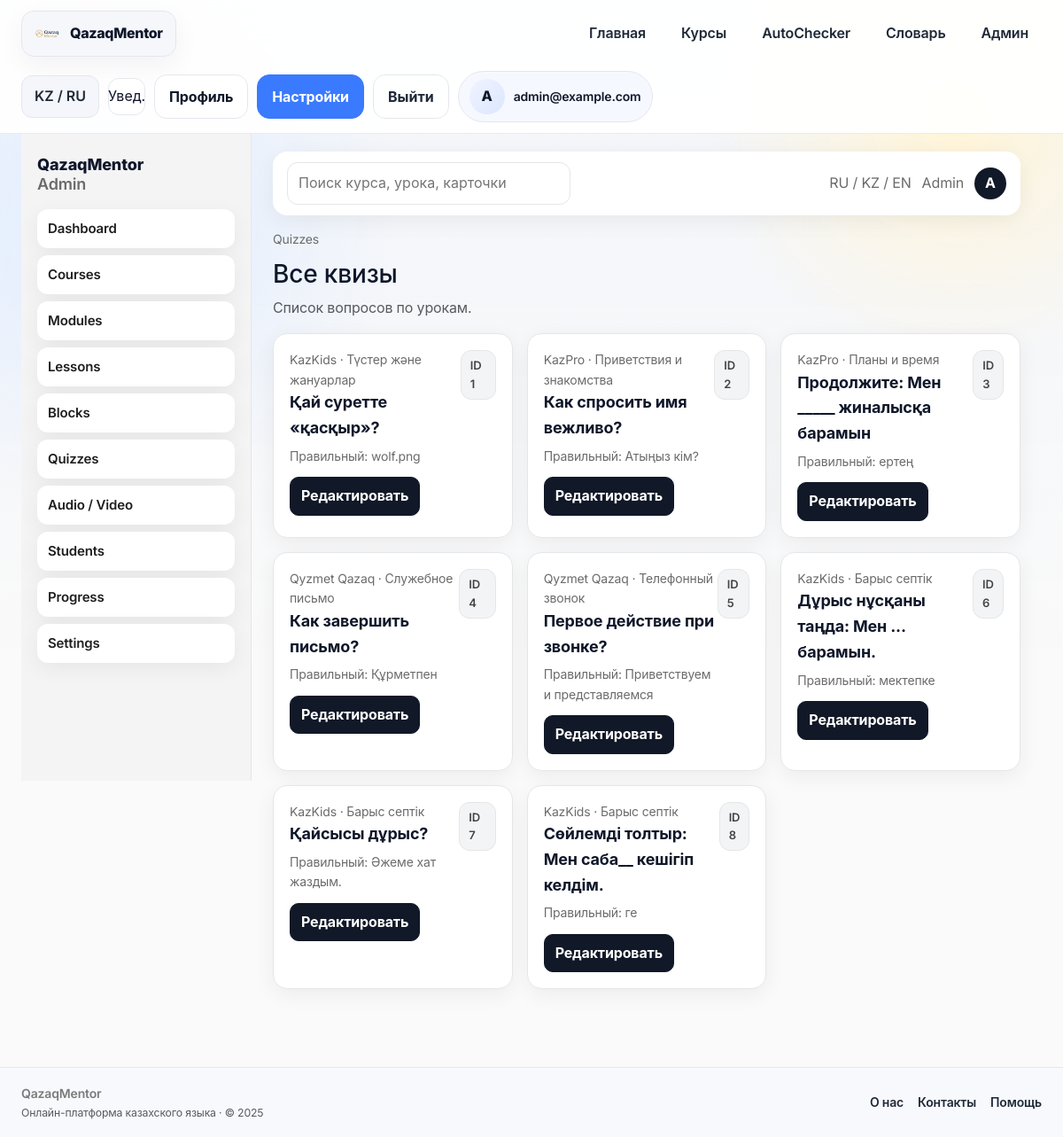
/admin/quizzes (signed in), run on the app's committed database.
### app/models/__init__.py (models this page shows, shortened)
class User(Base):
    __tablename__ = "users"
    __allow_unmapped__ = True
    id = Column(Integer, primary_key=True, index=True)
    email = Column(String, unique=True, index=True, nullable=False)
    hashed_password = Column(String, nullable=False)
    age = Column(Integer, nullable=False)
    target = Column(String, nullable=False)  # school / general / business
    daily_minutes = Column(Integer, nullable=False, default=10)
    level = Column(String, nullable=True)
    role = Column(String, nullable=False, default="user")
    created_at = Column(DateTime, server_default=func.now(), nullable=False)
    placements: List["PlacementTestResult"] = relationship(
        "PlacementTestResult", back_populates="user", cascade="all, delete-orphan"
    )
    progresses: List["UserProgress"] = relationship(
        "UserProgress", back_populates="user", cascade="all, delete-orphan"
    )

class Quiz(Base):
    __tablename__ = "quizzes"
    __allow_unmapped__ = True
    id = Column(Integer, primary_key=True, index=True)
    lesson_id = Column(Integer, ForeignKey("lessons.id"), nullable=False)
    question = Column(Text, nullable=False)
    options = Column(JSON, nullable=False)
    correct_option = Column(Integer, nullable=False)
    explanation = Column(Text, nullable=True)
    age_group = Column(String, nullable=True)
    order = Column(Integer, nullable=False, default=1)
    lesson: "Lesson" = relationship("Lesson", back_populates="quizzes")

class Course(Base):
    __tablename__ = "courses"
    __allow_unmapped__ = True
    id = Column(Integer, primary_key=True, index=True)
    slug = Column(String, unique=True, nullable=False)
    name = Column(String, nullable=False)
    description = Column(Text, nullable=False)
    audience = Column(String, nullable=False)  # kids / adult / gov
    modules: List["Module"] = relationship(
        "Module", back_populates="course", cascade="all, delete-orphan", order_by="Module.order"
    )

class Lesson(Base):
    __tablename__ = "lessons"
    __allow_unmapped__ = True
    id = Column(Integer, primary_key=True, index=True)
    module_id = Column(Integer, ForeignKey("modules.id"), nullable=False)
    title = Column(String, nullable=False)
    description = Column(Text, nullable=True)
    lesson_type = Column(String, nullable=True)
    estimated_time = Column(Integer, nullable=True)
    difficulty = Column(String, nullable=True)
    age_group = Column(String, nullable=True)  # kids / adult / gov
    order = Column(Integer, nullable=False, default=1)
    module: "Module" = relationship("Module", back_populates="lessons")
    blocks: List["LessonBlock"] = relationship(
        "LessonBlock", back_populates="lesson", cascade="all, delete-orphan", order_by="LessonBlock.order"
    )
    flashcards: List["Flashcard"] = relationship(
        "Flashcard", back_populates="lesson", cascade="all, delete-orphan"
    )
    quizzes: List["Quiz"] = relationship(
        "Quiz", back_populates="lesson", cascade="all, delete-orphan"
    )

### app/routers/admin.py (the view)
@router.get("/quizzes")
async def quizzes_all(request: Request, db: Session = Depends(get_db)):
    quizzes = (
        db.query(models.Quiz)
        .options(selectinload(models.Quiz.lesson).selectinload(models.Lesson.module).selectinload(models.Module.course))
        .order_by(models.Quiz.lesson_id, models.Quiz.order)
        .all()
    )
    return render_template(request, "admin/quizzes_all.html", {"quizzes": quizzes})

### app/templates/admin/quizzes_all.html
{% extends "admin/admin_base.html" %}
{% block admin_content %}
<div class="admin-breadcrumbs">Quizzes</div>
<h3 class="mb-2">Все квизы</h3>
<p class="text-muted mb-3">Список вопросов по урокам.</p>
<div class="admin-grid">
    {% for quiz in quizzes %}
    <div class="admin-card">
        <div class="d-flex justify-content-between align-items-start">
            <div>
                <div class="admin-card__meta">{{ quiz.lesson.module.course.name if quiz.lesson and quiz.lesson.module and quiz.lesson.module.course else "Course" }} · {{ quiz.lesson.title if quiz.lesson else "Lesson" }}</div>
                <div class="admin-card__title">{{ quiz.question|truncate(120) }}</div>
                <div class="admin-card__meta">Правильный: {{ quiz.options[quiz.correct_option] if quiz.options and quiz.correct_option < quiz.options|length else '' }}</div>
            </div>
            <span class="badge-pill">ID {{ quiz.id }}</span>
        </div>
        <div class="admin-actions">
            <a class="admin-btn primary" href="/admin/quiz/{{ quiz.id }}/edit">Редактировать</a>
        </div>
    </div>
    {% else %}
    <div class="text-muted">Квизов нет.</div>
    {% endfor %}
</div>
{% endblock %}

### app/templates/admin/admin_base.html
{% extends "base.html" %}
{% block content %}
<link rel="stylesheet" href="{{ url_for('static', path='css/admin.css') }}?v=1">
<div class="admin-layout">
    <aside class="admin-sidebar">
        <div class="admin-sidebar__brand">QazaqMentor<br><span>Admin</span></div>
        <nav class="admin-nav">
            <a href="/admin" class="admin-nav__item">Dashboard</a>
            <a href="/admin/courses" class="admin-nav__item">Courses</a>
            <a href="/admin/modules" class="admin-nav__item">Modules</a>
            <a href="/admin/lessons" class="admin-nav__item">Lessons</a>
            <a href="/admin/blocks" class="admin-nav__item">Blocks</a>
            <a href="/admin/quizzes" class="admin-nav__item">Quizzes</a>
            <a href="/admin/media" class="admin-nav__item">Audio / Video</a>
            <a href="/admin/students" class="admin-nav__item">Students</a>
            <a href="/admin/progress" class="admin-nav__item">Progress</a>
            <a href="/admin/settings" class="admin-nav__item">Settings</a>
        </nav>
    </aside>
    <div class="admin-main">
        <div class="admin-topbar">
            <form class="admin-search" action="/admin/search" method="get">
                <input type="search" name="q" placeholder="Поиск курса, урока, карточки" />
            </form>
            <div class="admin-topbar__actions">
                <div class="admin-lang">RU / KZ / EN</div>
                <div class="admin-role">Admin</div>
                <div class="admin-profile">{{ (user.email if user else "A")[:1]|upper }}</div>
            </div>
        </div>
        <div class="admin-content">
            {% block admin_content %}{% endblock %}
        </div>
    </div>
</div>
{% endblock %}

### app/templates/base.html (shortened to what this page needs)
<!DOCTYPE html>
<html lang="kk">
<head>
    <link href="https://cdn.jsdelivr.net/npm/bootstrap@5.3.3/dist/css/bootstrap.min.css" rel="stylesheet">
    <link rel="stylesheet" href="{{ url_for('static', path='css/main.css') }}?v=qm2">
</head>
<body>
{% set current_user = request.state.user or (user if user is defined else None) %}
{% set current_path = request.url.path if request and request.url else '' %}
<header class="app-nav">
    <div class="page-shell nav-inner">
        <a href="/" class="brand-mark">
            <img src="{{ url_for('static', path='img/logo.png') }}" alt="QazaqMentor">
            <span>QazaqMentor</span>
        </a>
        <nav class="nav-links">
            <a class="nav-link {% if current_path == '/' %}active{% endif %}" href="/">Главная</a>
            <a class="nav-link {% if '/courses' in current_path %}active{% endif %}" href="/courses">Курсы</a>
            <a class="nav-link {% if '/autochecker' in current_path %}active{% endif %}" href="/autochecker">AutoChecker</a>
            <a class="nav-link {% if '/vocabulary' in current_path or '/dictionary' in current_path %}active{% endif %}" href="/vocabulary">Словарь</a>
            {% if current_user and current_user.is_admin %}
            <a class="nav-link" href="/admin">Админ</a>
            {% endif %}
        </nav>
        <div class="nav-actions">
            <button class="nav-chip" type="button">KZ / RU</button>
            <button class="icon-button" type="button" aria-label="Уведомления">Увед.</button>
            {% if current_user %}
                <a class="btn btn-outline-dark" href="/profile">Профиль</a>
                <a class="btn btn-primary" href="/settings">Настройки</a>
                <form action="/logout" method="post" class="m-0">
                    <button type="submit" class="btn btn-ghost">Выйти</button>
                </form>
                <div class="profile-chip">
                    <div class="avatar">{{ current_user.email[0]|upper }}</div>
                    <div class="fw-semibold small">{{ current_user.full_name or current_user.email }}</div>
                </div>
            {% else %}
                <a class="btn btn-outline-dark" href="/login">Войти</a>
                <a class="btn btn-primary" href="/signup">Регистрация</a>
            {% endif %}
        </div>
    </div>
</header>
<main class="page-body">
    <div class="page-shell">
        {% block content %}{% endblock %}
    </div>
</main>
<footer class="footer-bar mt-5">
    <div class="page-shell d-flex align-items-center justify-content-between flex-wrap gap-3">
        <div>
            <div class="fw-semibold">QazaqMentor</div>
            <div class="small text-muted">Онлайн-платформа казахского языка · © 2025</div>
        </div>
        <div class="d-flex align-items-center gap-3">
            <a href="#">О нас</a>
            <a href="#">Контакты</a>
            <a href="#">Помощь</a>
        </div>
    </div>
</footer>
</body>
</html>

### app/static/css/main.css (style rules this page uses)
:root { --bg: #f7f8fa; --surface: #ffffff; --surface-2: #f0f4ff; --ink: #0f172a; --ink-soft: #1f2937; --muted: #7a7a7a; --border: #e5e7eb; --accent: #3a7afe; --accent-2: #f9d65c; --accent-green: #16b574; --accent-red: #ef4444; --accent-amber: #f59e0b; --radius-lg: 18px; --radius-md: 14px; --radius-sm: 10px; --shadow-soft: 0 24px 80px rgba(17, 24, 39, 0.08); --shadow-sm: 0 10px 30px rgba(15, 23, 42, 0.05); --shadow-press: 0 8px 18px rgba(58, 122, 254, 0.28); --gradient-hero: linear-gradient(135deg, #e9f0ff 0%, #fff 58%, #f9d65c22 100%); --gradient-card: linear-gradient(145deg, #f9fbff 0%, #eef2ff 100%); }
* { box-sizing: border-box; }
body { background: var(--bg); color: var(--ink); font-family: "Inter", "Manrope", "SF Pro Display", -apple-system, system-ui, sans-serif; line-height: 1.6; letter-spacing: -0.01em; min-height: 100vh; }
a { color: inherit; text-decoration: none; }
img { max-width: 100%; display: block; }
.container, .page-shell { max-width: 1220px; margin: 0 auto; padding: 0 24px; }
main, header, footer { position: relative; z-index: 1; }
.app-nav { position: sticky; top: 0; z-index: 100; background: rgba(255, 255, 255, 0.92); backdrop-filter: blur(18px); border-bottom: 1px solid rgba(229, 231, 235, 0.8); padding: 12px 0; }
.nav-inner { display: flex; align-items: center; justify-content: space-between; gap: 16px; flex-wrap: wrap; }
.brand-mark { display: inline-flex; align-items: center; gap: 10px; padding: 10px 14px; border-radius: var(--radius-md); background: #f5f7fb; border: 1px solid var(--border); box-shadow: var(--shadow-sm); font-weight: 800; letter-spacing: -0.02em; color: var(--ink); }
.brand-mark img { height: 30px; width: 30px; object-fit: contain; }
.nav-links { display: flex; align-items: center; gap: 10px; flex-wrap: wrap; }
.nav-link { padding: 10px 14px; border-radius: 12px; font-weight: 600; color: var(--ink-soft); border: 1px solid transparent; transition: all 0.18s ease; }
.nav-actions { display: flex; align-items: center; gap: 10px; }
.nav-chip, .btn-ghost, .brand-chip { padding: 10px 14px; border-radius: 12px; border: 1px solid var(--border); background: #f4f6fb; font-weight: 600; color: var(--ink-soft); transition: all 0.16s ease; }
.icon-button { width: 42px; height: 42px; display: inline-flex; align-items: center; justify-content: center; border-radius: 12px; border: 1px solid var(--border); background: #fff; color: var(--ink); transition: all 0.16s ease; }
.avatar, .profile-pill { width: 40px; height: 40px; border-radius: 50%; background: linear-gradient(135deg, #f0f4ff, #dce6ff); display: inline-flex; align-items: center; justify-content: center; font-weight: 800; color: var(--ink); }
.profile-chip { display: inline-flex; align-items: center; gap: 10px; padding: 8px 12px; border-radius: 999px; background: #f6f8ff; border: 1px solid var(--border); }
.btn, .cta-primary, .cta-secondary, .auth-btn, .gray-btn, .placement-btn, .vocab-arrow, .vocab-arrow:focus-visible { border-radius: 14px; font-weight: 700; border: 1px solid transparent; transition: all 0.18s ease; box-shadow: none; }
.btn, .auth-btn, .gray-btn, .placement-btn { padding: 12px 16px; }
.btn-primary, .btn-outline-dark:active, .btn-outline-primary { background: var(--accent); color: #fff; border-color: var(--accent); }
.btn-outline-dark, .btn-outline-secondary, .btn-outline-primary, .btn-light, .btn-outline-light, .btn-outline-dark:focus { background: #fff; color: var(--ink); border: 1px solid var(--border); }
.btn-ghost { background: transparent; color: var(--ink-soft); border-color: var(--border); }
.footer-bar { background: #f7f9fd; border-top: 1px solid #e5e7eb; padding: 18px 0; font-size: 14px; color: var(--muted); }
.footer-bar a { color: var(--ink-soft); font-weight: 600; }

### data on the page
User: email "A", email "admin@example.com"
Quiz: lesson.module.course "KazKids", lesson "Түстер және жануарлар", question "Қай суретте «қасқыр»?", options+correct_option "wolf.png", id "1"
Quiz: lesson.module.course "KazPro", lesson "Приветствия и знакомства", question "Как спросить имя вежливо?", options+correct_option "Атыңыз кім?", id "2"
Quiz: lesson.module.course "KazPro", lesson "Планы и время", question "Продолжите: Мен _____ жиналысқа барамын", options+correct_option "ертең", id "3"
Quiz: lesson.module.course "Qyzmet Qazaq", lesson "Служебное письмо", question "Как завершить письмо?", options+correct_option "Құрметпен", id "4"
Quiz: lesson.module.course "Qyzmet Qazaq", lesson "Телефонный звонок", question "Первое действие при звонке?", options+correct_option "Приветствуем и представляемся", id "5"
Quiz: lesson.module.course "KazKids", lesson "Барыс септік", question "Дұрыс нұсқаны таңда: Мен ... барамын.", options+correct_option "мектепке", id "6"
Quiz: lesson.module.course "KazKids", lesson "Барыс септік", question "Қайсысы дұрыс?", options+correct_option "Әжеме хат жаздым.", id "7"
Quiz: lesson.module.course "KazKids", lesson "Барыс септік", question "Сөйлемді толтыр: Мен саба__ кешігіп келдім.", options+correct_option "ге", id "8"
